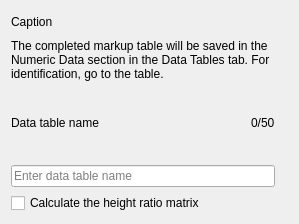
<?xml version="1.0" encoding="UTF-8"?>
<ui version="4.0">
 <class>MarkupSaveTableDialog</class>
 <widget class="QWidget" name="MarkupSaveTableDialog">
  <property name="geometry">
   <rect>
    <x>0</x>
    <y>0</y>
    <width>299</width>
    <height>224</height>
   </rect>
  </property>
  <property name="windowTitle">
   <string>Form</string>
  </property>
  <layout class="QVBoxLayout" name="verticalLayout" stretch="0,0,1,0">
   <item>
    <layout class="QHBoxLayout" name="horizontalLayout">
     <item>
      <widget class="QLabel" name="captionLabel">
       <property name="text">
        <string>Caption</string>
       </property>
      </widget>
     </item>
     <item>
      <spacer name="horizontalSpacer">
       <property name="orientation">
        <enum>Qt::Horizontal</enum>
       </property>
       <property name="sizeHint" stdset="0">
        <size>
         <width>40</width>
         <height>20</height>
        </size>
       </property>
      </spacer>
     </item>
     <item>
      <widget class="QPushButton" name="closeButton">
       <property name="text">
        <string/>
       </property>
       <property name="icon">
        <iconset resource="../../resource.qrc">
         <normaloff>:/resource/icons/icon_action_cross.png</normaloff>:/resource/icons/icon_action_cross.png</iconset>
       </property>
       <property name="flat">
        <bool>true</bool>
       </property>
      </widget>
     </item>
    </layout>
   </item>
   <item>
    <widget class="QLabel" name="infoLabel">
     <property name="text">
      <string>The completed markup table will be saved in the Numeric Data section in the Data Tables tab. For identification, go to the table.</string>
     </property>
     <property name="wordWrap">
      <bool>true</bool>
     </property>
    </widget>
   </item>
   <item>
    <layout class="QGridLayout" name="gridLayout">
     <item row="0" column="0">
      <layout class="QHBoxLayout" name="horizontalLayout_2">
       <item>
        <widget class="QLabel" name="nameHeaderLabel">
         <property name="text">
          <string>Data table name</string>
         </property>
        </widget>
       </item>
       <item>
        <spacer name="horizontalSpacer_2">
         <property name="orientation">
          <enum>Qt::Horizontal</enum>
         </property>
         <property name="sizeHint" stdset="0">
          <size>
           <width>40</width>
           <height>20</height>
          </size>
         </property>
        </spacer>
       </item>
       <item>
        <widget class="QLabel" name="nameCharCountLabel">
         <property name="text">
          <string>0/50</string>
         </property>
        </widget>
       </item>
      </layout>
     </item>
     <item row="1" column="1">
      <widget class="QLabel" name="checkNameLabel">
       <property name="text">
        <string/>
       </property>
       <property name="pixmap">
        <pixmap resource="../../../../genesis_style/genesis_style.qrc">:/resource/styles/standard/qmenu/checkbox_context_off.png</pixmap>
       </property>
      </widget>
     </item>
     <item row="1" column="0">
      <widget class="QLineEdit" name="nameEdit">
       <property name="maxLength">
        <number>50</number>
       </property>
       <property name="placeholderText">
        <string>Enter data table name</string>
       </property>
      </widget>
     </item>
    </layout>
   </item>
   <item>
    <widget class="QCheckBox" name="calcHeightRationMatrixCheckBox">
     <property name="text">
      <string>Calculate the height ratio matrix</string>
     </property>
    </widget>
   </item>
  </layout>
 </widget>
 <resources>
  <include location="../../resource.qrc"/>
  <include location="../../../../genesis_style/genesis_style.qrc"/>
 </resources>
 <connections/>
</ui>
